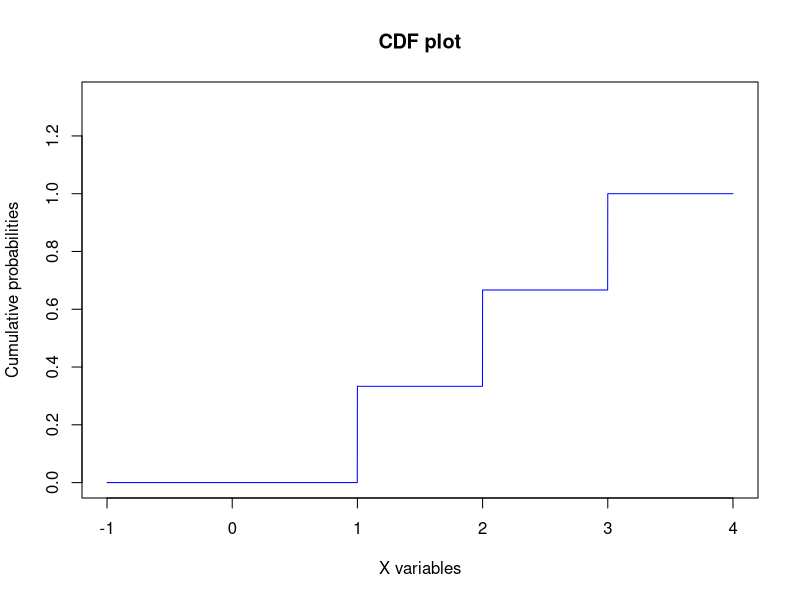

Here is the R script that generated this plot:
## ---- chunk 1
knitr::opts_chunk$set(echo = TRUE)
## ---- chunk 2
cdf_dis_function <- function(xrange, fun){
  lower <- c(min(xrange)-1)
  upper <- c(max(xrange)+1)
  #lower_li <- c(min(xrange)-0.001)
  #upper_li <- c(max(xrange)+0.001)
  xrange_ext <- as.matrix((c(lower,xrange, upper) ))

  # empty data frame
  table <- data.frame(matrix(nrow = dim(xrange_ext)[1]*2 , ncol = 2))
  # loop
  for (i in 1:dim(xrange_ext)[1]){
  table[2*i,1] = t(xrange_ext)[i]
  table[2*i+1,1] = t(xrange_ext)[i+1]-0.001
  table[1,1] = t(xrange_ext)[1]-1
  
  table[2*i,2] = fun*(i-1)
  table[2*i+1,2] = fun*(i-1)
  
  table[1,2] <- 0
  table[2,2] <- 0
  table[dim(xrange_ext)[1]*2  ,2] <- 1
  table[dim(xrange_ext)[1]*2-1,2] <- 1
  }  
  plot(table[,1], table[,2], type='l', col="blue", main="CDF plot", xlab="X variables", ylab="Cumulative probabilities") 
}
## ---- chunk 3
xrange <- 1:3
fun <- (1/3)
cdf_dis_function(1:3, (1/3))
